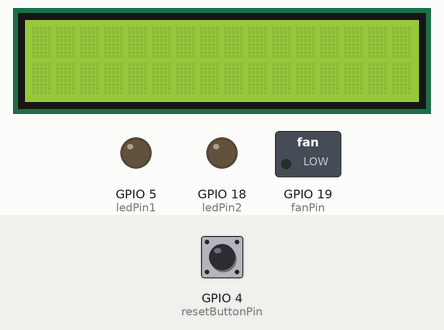
Simulated run of this sketch. Board: ESP32. On the bench: 16×2 character LCD, switched loads named in the sketch (green lamp = pin HIGH), output pins drawn as LEDs (lit = HIGH). The test bench sets the inputs (shaded band); at power-on: GPIO 4 (resetButtonPin) HIGH. WiFi joins after 1.5 s; servers stay silent unless stated.

Above: at 1.9 s.
At 3.9 s:
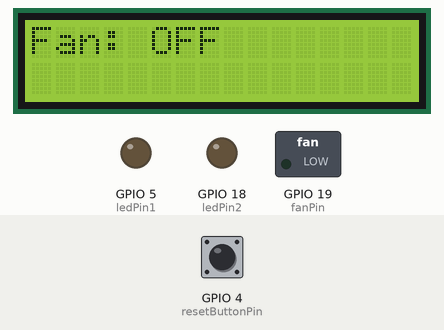
At 10.0 s:
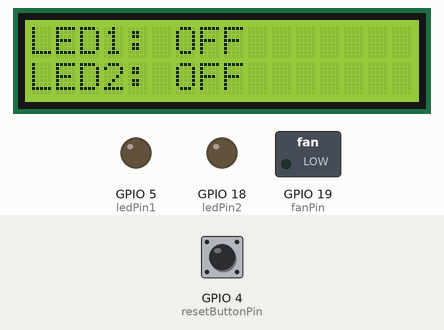

Measured:
- by itself, everything shown: repeats every 8.1 s, in 4 steps
- what the display in image 0 shows lasts 2.0 s, from 1.9 s to 3.9 s

The sketch:

main.ino
```cpp
#include "config.h"
#include "device_control.h"
#include "lcd_display.h"
#include "speech_command.h"

BlynkTimer timer;

void setup() {
  Serial.begin(115200);
  setupWiFi();
  setupBlynk();
  setupDevices();
  setupLCD();
  timer.setInterval(2000L, changeDisplayPage);
}

void loop() {
  Blynk.run();
  timer.run();
  checkSpeechCommand();
  checkResetButton();
}
```

device_control.cpp
```cpp
#include "device_control.h"
#include "lcd_display.h"

void setupDevices() {
  pinMode(ledPin1, OUTPUT);
  pinMode(ledPin2, OUTPUT);
  pinMode(fanPin, OUTPUT);
  pinMode(resetButtonPin, INPUT_PULLUP);
}

void resetDevices() {
  digitalWrite(ledPin1, LOW);
  digitalWrite(ledPin2, LOW);
  digitalWrite(fanPin, LOW);
  updateLCD();
}

void checkResetButton() {
  if (digitalRead(resetButtonPin) == LOW) {
    delay(200);
    resetDevices();
  }
}
```

device_control.h
```cpp
#ifndef DEVICE_CONTROL_H
#define DEVICE_CONTROL_H

#include <Arduino.h>

const int ledPin1 = 5;
const int ledPin2 = 18;
const int fanPin = 19;
const int resetButtonPin = 4;

void setupDevices();
void resetDevices();
void checkResetButton();

#endif
```

speech_command.cpp
```cpp
#include "speech_command.h"
#include "device_control.h"
#include "lcd_display.h"
#include <HTTPClient.h>
#include <WiFi.h>

void checkSpeechCommand() {
  if (WiFi.status() == WL_CONNECTED) {
    HTTPClient http;
    http.begin("http://your-server-address/command");
    int httpCode = http.GET();
    if (httpCode > 0) {
      String command = http.getString();
      handleSpeechCommand(command);
    }
    http.end();
  }
}

void handleSpeechCommand(String command) {
  command.trim();

  if (command == "Turn on LED 1") {
    digitalWrite(ledPin1, HIGH);
  } else if (command == "Turn off LED 1") {
    digitalWrite(ledPin1, LOW);
  } else if (command == "Turn on LED 2") {
    digitalWrite(ledPin2, HIGH);
  } else if (command == "Turn off LED 2") {
    digitalWrite(ledPin2, LOW);
  } else if (command == "Turn on Fan") {
    digitalWrite(fanPin, HIGH);
  } else if (command == "Turn off Fan") {
    digitalWrite(fanPin, LOW);
  } else {
    Serial.println("Unknown command: " + command);
  }

  updateLCD();
}
```

speech_command.h
```cpp
#ifndef SPEECH_COMMAND_H
#define SPEECH_COMMAND_H

#include <Arduino.h>

void checkSpeechCommand();
void handleSpeechCommand(String command);

#endif
```

config.h
```cpp
#ifndef CONFIG_H
#define CONFIG_H

#include <WiFi.h>
#include <BlynkSimpleEsp32.h>

const char* ssid = "*";
const char* pass = "*";
const char auth[] = "*";

void setupWiFi() {
  WiFi.begin(ssid, pass);
  while (WiFi.status() != WL_CONNECTED) {
    delay(500);
  }
}

void setupBlynk() {
  Blynk.begin(auth, ssid, pass);
}

#endif
```

lcd_display.cpp
```cpp
#include "lcd_display.h"
#include "device_control.h"

LiquidCrystal_I2C lcd(0x27, 16, 2);
int displayPage = 0;

void setupLCD() {
  lcd.init();
  lcd.backlight();
}

void updateLCD() {
  lcd.clear();
  if (displayPage == 0) {
    lcd.setCursor(0, 0);
    lcd.print("LED1: ");
    lcd.print(digitalRead(ledPin1) == HIGH ? "ON" : "OFF");
    lcd.setCursor(0, 1);
    lcd.print("LED2: ");
    lcd.print(digitalRead(ledPin2) == HIGH ? "ON" : "OFF");
  } else {
    lcd.setCursor(0, 0);
    lcd.print("Fan: ");
    lcd.print(digitalRead(fanPin) == HIGH ? "ON" : "OFF");
  }
}

void changeDisplayPage() {
  displayPage = (displayPage + 1) % 2;
  updateLCD();
}
```

lcd_display.h
```cpp
#ifndef LCD_DISPLAY_H
#define LCD_DISPLAY_H

#include <LiquidCrystal_I2C.h>

extern LiquidCrystal_I2C lcd;
extern int displayPage;

void setupLCD();
void updateLCD();
void changeDisplayPage();

#endif
```
